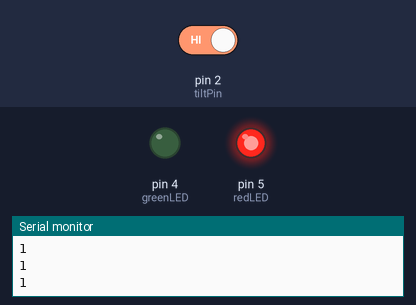
Recording of a sketch running on a simulated Arduino Uno, built with avr-gcc and run on an emulated ATmega328P. Shown: output pins drawn as LEDs (lit = HIGH), the last lines printed to the serial monitor. The inputs (shaded band) are chosen by the test bench; at power-on: pin 2 (tiltPin) HIGH.

Above: at 1.8 s.
1.9 s: pin 2 (tiltPin) driven LOW
At 2.5 s:
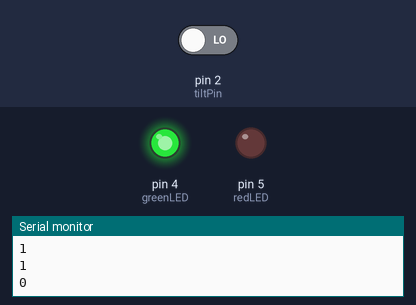
3.5 s: pin 2 (tiltPin) driven HIGH
At 4.8 s:
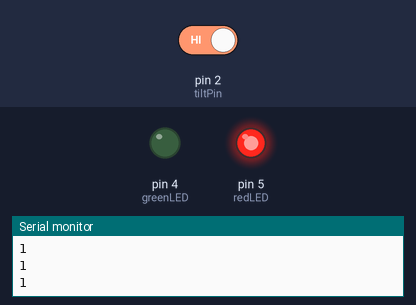
Timing chart, 0 to 6.5 s (numbered marks = the images above; inputs shaded):
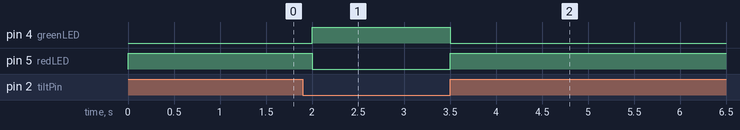

Measured:
- after the input at 1.9 s, pin 4 (greenLED): LOW → HIGH after 0.10 s; pin 5 (redLED): HIGH → LOW after 0.10 s
- after the input at 3.5 s, pin 4 (greenLED): HIGH → LOW at once; pin 5 (redLED): LOW → HIGH at once

The sketch:

22._Tilt_Switch_with_LED.ino
```cpp
int tiltPin=2;
int tiltVal;
int t=500;
int redLED=5;
int greenLED=4;

void setup() {
  // put your setup code here, to run once:
pinMode(tiltPin,INPUT);
digitalWrite(tiltPin,HIGH);
pinMode(redLED,OUTPUT);
pinMode(greenLED,OUTPUT);
Serial.begin(9600);
}

void loop() {
  // put your main code here, to run repeatedly:
tiltVal=digitalRead(tiltPin);
Serial.println(tiltVal);
if(tiltVal==0)
{
  digitalWrite(greenLED,HIGH);
  digitalWrite(redLED,LOW);
}
else
{
  digitalWrite(greenLED,LOW);
  digitalWrite(redLED,HIGH);
}
delay(t);
}
```
